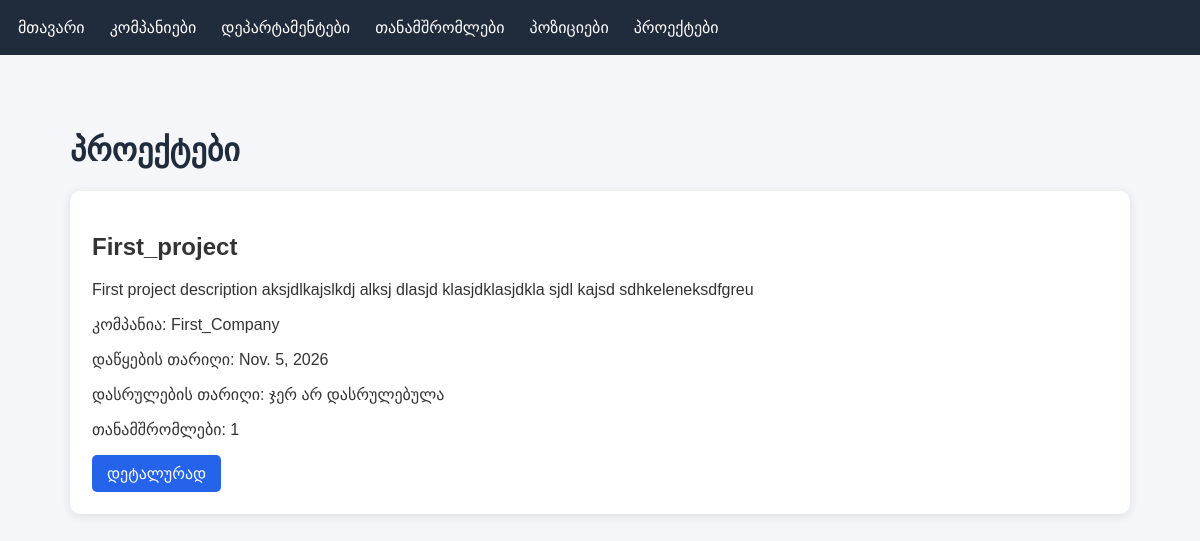
/projects/, run on the app's committed database.
### first_app/models.py (models this page shows, shortened)
class Project(models.Model):
    name = models.CharField(max_length=150)
    description = models.TextField()
    start_date = models.DateField(auto_now_add=True)
    end_date = models.DateField(null=True, blank=True)
    company = models.ForeignKey(Company, on_delete=models.CASCADE, related_name='projects')
    employees = models.ManyToManyField(Employee, related_name='projects')

class Company(models.Model):
    name = models.CharField(max_length=150)
    description = models.TextField()
    founded_date = models.DateField()

### first_app/views.py (the view)
# urls.py: path('projects/', views.project_list, name='project_list'),
def project_list(request):
    projects = Project.objects.prefetch_related('employees').select_related('company')
    return render(request, 'project_list.html', {
        'projects': projects
    })

### first_app/templates/project_list.html (shortened to what this page needs)
{% extends 'base.html' %}
{% block content %}
<h1>პროექტები</h1>
{% for project in projects %}
<div class="card">
    <h2>{{ project.name }}</h2>
    <p>{{ project.description }}</p>
    <p>კომპანია: {{ project.company.name }}</p>
    <p>დაწყების თარიღი: {{ project.start_date }}</p>
    <p>დასრულების თარიღი: {{ project.end_date|default:"ჯერ არ დასრულებულა" }}</p>
    <p>თანამშრომლები: {{ project.employees.count }}</p>
    <a href="{% url 'project_detail' project.id %}" class="btn">
        დეტალურად
    </a>
</div>
{% empty %}
<p>პროექტები ჯერ არ არის დამატებული.</p>
{% endfor %}
{% endblock %}

### first_app/templates/base.html (style rules this page uses)
* { box-sizing: border-box; }
body { margin: 0; font-family: Arial, sans-serif; background: #f4f6f9; color: #333; }
.card { background: white; padding: 22px; margin-bottom: 15px; border-radius: 10px; box-shadow: 0 2px 8px #ddd; }
h1 { color: #202b3c; }
.btn { display: inline-block; background: #2563eb; color: white; padding: 9px 15px; border-radius: 5px; text-decoration: none; }

### data on the page
Project: name "First_project", description "First project description aksjdlkajslkdj alksj dlasjd klasjdklasjdkla sjdl kajsd sdhkeleneksdfgreu", company.name "First_Company", start_date "Nov. 5, 2026", end_date "ჯერ არ დასრულებულა", employees.count "1"
